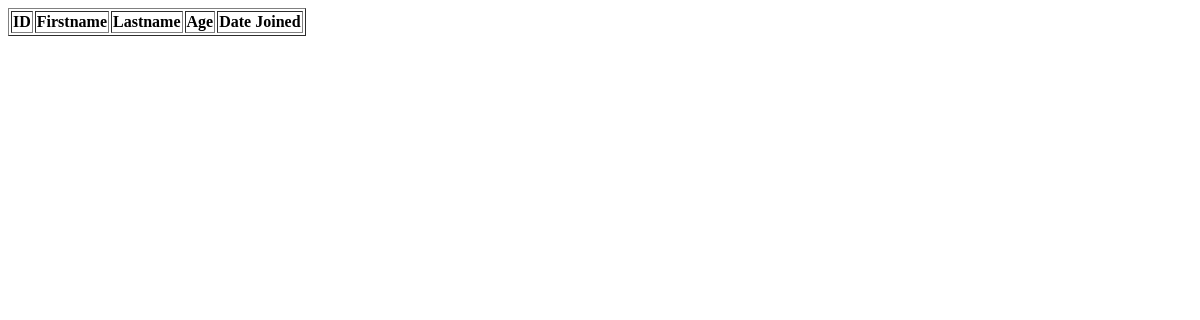
The app's page /testing/, older data.
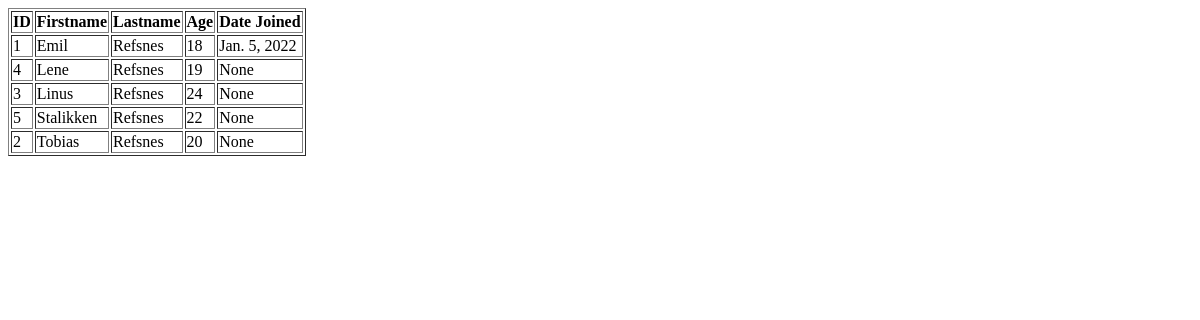
The same page, newer data.
### members/models.py (models this page shows, shortened)
class Member(models.Model):
    firstname = models.CharField(max_length=255)
    lastname = models.CharField(max_length=255)
    age = models.IntegerField(null=True)
    joined_date = models.DateField(null=True)

### members/views.py (the view)
# urls.py: path('testing/', views.testing, name='testing')
def testing(request):
    mydata = Member.objects.all().order_by('firstname').values()
    template = loader.get_template('template.html')
    context = {
        "mydata":mydata,
    }
    return HttpResponse(template.render(context,request))

### members/templates/template.html (shortened to what this page needs)
<!DOCTYPE html>
<html lang="en">
<head>
</head>
<body>
    <table border='1'>
        <tr>
          <th>ID</th>
          <th>Firstname</th>
          <th>Lastname</th>
          <th>Age</th>
          <th>Date Joined</th>
        </tr>
        {% for x in mydata %}
          <tr>
            <td>{{ x.id }}</td>
              <td>{{ x.firstname }}</td>
            <td>{{ x.lastname }}</td>
            <td>{{ x.age }}</td>
            <td>{{ x.joined_date }}</td>
          </tr>
        {% endfor %}
      </table>
</body>
</html>

Row changes from the older to the newer data that the page shows:
added Member: id "1", firstname "Emil", lastname "Refsnes", age "18", joined_date "Jan. 5, 2022"
added Member: id "4", firstname "Lene", lastname "Refsnes", age "19", joined_date "None"
added Member: id "3", firstname "Linus", lastname "Refsnes", age "24", joined_date "None"
added Member: id "5", firstname "Stalikken", lastname "Refsnes", age "22", joined_date "None"
added Member: id "2", firstname "Tobias", lastname "Refsnes", age "20", joined_date "None"
